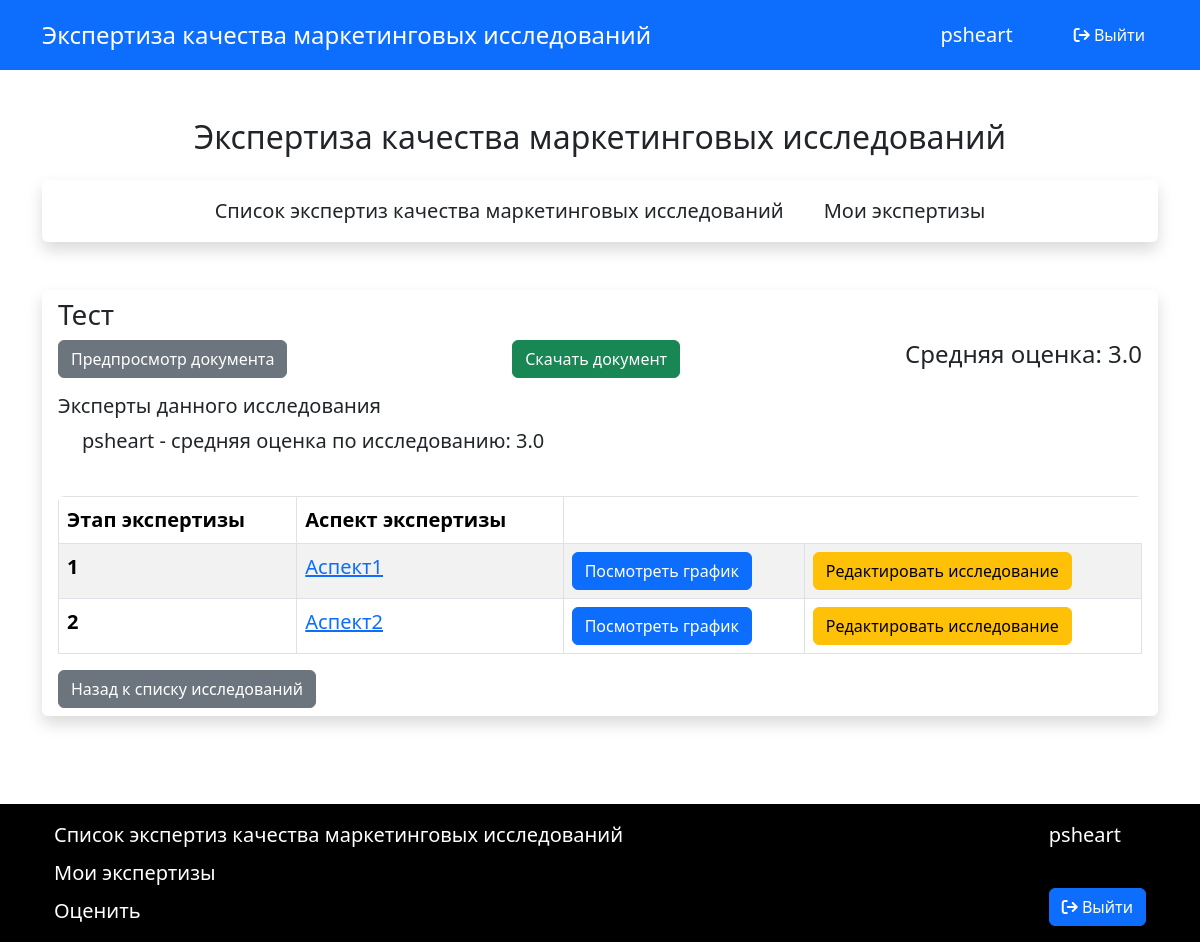
The page /research/27/ (signed in) on the database its author committed.
### research/models.py (models this page shows, shortened)
class Research(models.Model):
    title = models.CharField(max_length=255, )
    pdf_document = models.FileField(upload_to='media/research_pdfs/')
    participants = models.ManyToManyField(User, related_name='researches')
    created_at = models.DateTimeField(auto_now_add=True)
    author = models.ForeignKey(settings.AUTH_USER_MODEL, on_delete=models.CASCADE, related_name='authored_researches', null=True)
    is_completed = models.BooleanField(default=False)

class Aspect(models.Model):
    research = models.ForeignKey(Research, on_delete=models.CASCADE, related_name='aspects')
    stage_number = models.PositiveIntegerField()
    name = models.CharField(max_length=255)

### research/views.py (the view)
# urls.py: path('research/<int:research_id>/', research_detail, name='research_detail'),
def research_detail(request, research_id):
    research = get_object_or_404(Research, id=research_id)
    aspects = research.aspects.all()
    aspects_with_avg = []
    user_ratings = {}
    all_scores = []
    experts = research.participants.all()
    rating_expet = ''
    result = research.resultResearch.all()
    for expert in experts:
        ratings = expert.rating_set.filter(research=research)
        if ratings:
            average_score_experts = round(sum([rating.score for rating in ratings]) / len(ratings), 3)
            rating_expet += f"{expert.username} - cредняя оценка по исследованию: {average_score_experts}\n"
    rating_expet = rating_expet.rstrip('\n')
    for aspect in aspects:
        parameters = aspect.parameters.all()
        for parameter in parameters:
            scores = parameter.rating_set.values_list('score', flat=True)
            all_scores.extend(scores)
            parameter_ratings = parameter.rating_set.all()
            for rating in parameter_ratings:
                user_id = rating.user.id
                user_name = rating.user.username
                if user_id not in user_ratings:
                    user_ratings[user_id] = {
                        'name': user_name,
                        'ratings': {}
                    }
                if aspect.id not in user_ratings[user_id]['ratings']:
                    user_ratings[user_id]['ratings'][aspect.id] = {
                        'aspect_name': aspect.name,
                        'parameters': {}
                    }
                user_ratings[user_id]['ratings'][aspect.id]['parameters'][parameter.id] = rating.score
        if all_scores:
            average_score = round(sum(all_scores) / len(all_scores), 3)
        else:
            average_score = 0
        aspects_with_avg.append({
            'aspect': aspect,
            'parameters': parameters,
            'average_score': average_score,
        })
    average_rating = round(research.ratings.aggregate(Avg('score'))['score__avg'] or 0, 3)
    is_editable = not research.is_completed
    existing_ratings = Rating.objects.filter(user=request.user, parameter__aspect__research=research)
    ratings_dict = {rating.parameter.id: rating.score for rating in existing_ratings}
    unique_users_count = Rating.objects.filter(parameter__aspect__research=research).values('user').distinct().count()
    total_experts_count = research.participants.count()
    print(rating_expet)
    if unique_users_count >= total_experts_count:
        research.is_completed = True
        research.save()
    return render(request, 'research/research_detail.html', {
        'research': research,
        'aspects': aspects,
        'ratings_dict':ratings_dict,
        'aspects_with_avg': aspects_with_avg,
        'user_ratings': user_ratings,
        'average_rating': average_rating,
        'rating_expet': rating_expet,
        'is_editable': is_editable,
    })

### research/templatetags/custom_tags.py (called while the page is built)
@register.filter
def get_item(dictionary, key):
    return dictionary.get(key)

### templates/research/research_detail.html (shortened to what this page needs)
{% extends 'core/base.html' %}
{% load custom_tags %}
{% block content %}
<section class="pt-5">
    <div class="container-xl d-flex flex-column gap-3">
        <h2 class="text-center h-2 section_title">Экспертиза качества маркетинговых исследований</h2>
        <ul class="nav justify-content-center gap-2 shadow rounded-2 fs-5 py-2">
            <li class="nav-item">
                <a class="nav-link text-dark link-hover link-active" href="{% url 'research_list' %}">Список экспертиз качества маркетинговых исследований</a>
            </li>
            <li class="nav-item">
                <a class="nav-link active text-dark link-hover" aria-current="page" href="{% url 'my_researches' %}">Мои экспертизы</a>
            </li>
        </ul>
    </div>
</section>
<section class="pt-5">
<div class="container-xl d-flex flex-column gap-3">
    <form class ="shadow rounded-2 fs-5 py-2 p-3">
                <div class="col-6">
                    <h3 class = ""> {{ research.title}} </h3>
                </div>
                <div class="col-12 d-flex justify-content-between">
                    {% if research.pdf_document %}
                    <div>
                        <a href="{{ research.pdf_document.url }}" class="btn btn-secondary w-5r rounded-2" id="previewBtn">Предпросмотр документа</a>
                    </div>
                    <div>
                        <a href="{{ research.pdf_document.url }}" class="btn btn-success w-5r rounded-2" download>Скачать документ</a>
                    </div>
                    {% else %}
                    Нет документа
                {% endif %}
                {% if average_rating %}
                <h4>Средняя оценка: {{ average_rating }}</h4>
                {% else %}
                    <h4>Оценок еще нет</h4>
                {% endif %}
                </div>
                <div class ="pt-3" >
                    <h5>Эксперты данного исследования </h5>
                    <ul class="list-group px-4">
                        {% if rating_expet %}
                            {{ rating_expet|linebreaks }}
                        {% else %}
                            {% for res in research.participants.all %}
                              <li>{{res.username}}</li>
                            {% endfor %}
                        {% endif %}
                      </ul>
                </div>
                <div class="mt-4 rounded-2 overflow-auto">
                    <table class="table table-striped table-hover table-bordered">
                        <thead>
                        <tr>
                            <th scope="col" class="text-nowrap col-hover" role="button">
                                Этап экспертизы
                            </th>
                            <th scope="col" class="text-nowrap col-hover" role="button">
                                Аспект экспертизы
                            </th>
                        </tr>
                        </thead>
                        <tbody>
                          {% for aspect in aspects %}
                            <tr role="button">
                                <th scope="row">{{ aspect.stage_number }}</th>
                                <td>
                                    <a href="#{{ aspect.stage_number }}-form"  type="button" data-bs-toggle="modal" >
                                    {{ aspect.name }}
                                     </a>
                                </td>
                                <td>
                                    <div class="d-flex align-items-center" id="show">
                                        <button class="btn btn-primary" type="button" id="showChart_{{aspect.id}}">Посмотреть график</button>
                                    </div>
                                </td>
                                <td>
                                    {% if is_editable %}
                                    <a href="{% url 'rate_aspect' research.id %}" class="btn btn-warning">Редактировать исследование</a>
                                      {% else %}
                                    <p>Исследование завершено. Редактирование недоступно.</p>
                                    {% endif %}
                                </td>
                            </tr>
                            {% endfor %}
                        </tbody>
                    </table>
                </div>
                <a href="{% url 'research_list' %}" class="btn btn-secondary">Назад к списку исследований</a>
    </form>
</div>
</section>
{% include 'core/pagination.html' %}
{% endblock content %}

### templates/core/base.html (shortened to what this page needs)
<!DOCTYPE html>
<html lang="en">
<head>
    <link href="https://use.fontawesome.com/releases/v5.0.4/css/all.css" rel="stylesheet">
    <link href="https://cdn.jsdelivr.net/npm/bootstrap@5.3.3/dist/css/bootstrap.min.css" rel="stylesheet">
</head>
<body data-layout-mode="light" class="bg-gray-100 dark:bg-gray-900 bg-[url('../images/bg-body.png')] dark:bg-[url('../images/bg-body-2.png')]">
    <header class="w-100 bg-primary">
        <div class="d-flex justify-content-between align-items-center container-xl py-3">
            <a href="#" class="text-white fs-4 font-logo text-decoration-none link-hover">Экспертиза качества маркетинговых исследований</a>
            <div class="d-flex gap-md-5 gap-3 align-items-center fs-5">
              {% if user.is_authenticated and user.is_active %}
                <span class="text-white">{{user.username}}</span>
                    <form action="{% url 'logout' %}" method="post">
                        <button class="btn btn-primary"><i class="fa-solid fa-arrow-right-from-bracket"></i>
                            Выйти
                        </button>
                      </form>
                {% endif %}
            </div>
        </div>
    </header>
    {% block content %}
    {% endblock content %}
    <footer class="mt-5 bg-black">
        <div class="container-xl mx-auto row justify-content-between py-3">
            <div class="col-lg-7 col-12 d-flex gap-5 justify-content-lg-start justify-content-between">
                <div class="d-flex flex-column gap-2">
                    <a href="{% url 'research_list' %}" class="text-white text-decoration-none link-hover fs-5 w-auto">Список экспертиз качества маркетинговых исследований</a>
                    <a href=" {% if user.is_authenticated and user.is_active %} {% url 'create_research' %} {% else %} {% url 'login' %} {% endif %} "  class="text-white text-decoration-none link-hover fs-5">Мои экспертизы</a>
                    <a href="range_expert.html" class="text-white text-decoration-none link-hover fs-5">Оценить</a>
                </div>
            </div>
            <div class="col-lg-auto col-12 mt-lg-0 mt-3 d-flex flex-lg-column justify-content-between">
                {% if user.is_authenticated and user.is_active %}
                <p class="text-white fs-5">{{user.username}}</p>
                <form action="{% url 'logout' %}" method="post">
                    <button class="btn btn-primary"><i class="fa-solid fa-arrow-right-from-bracket"></i>
                        Выйти
                    </button>
                  </form>
              {% endif %}
            </div>
        </div>
    </footer>

### rows shown on the page
Research: title "Тест"
Aspect: stage_number "1", name "Аспект1"
Aspect: stage_number "2", name "Аспект2"

### other values the page prints
{{ user.username }} "psheart"
{{ average_rating }} "3.0"
{{ rating_expet|linebreaks }} "psheart - cредняя оценка по исследованию: 3.0"
